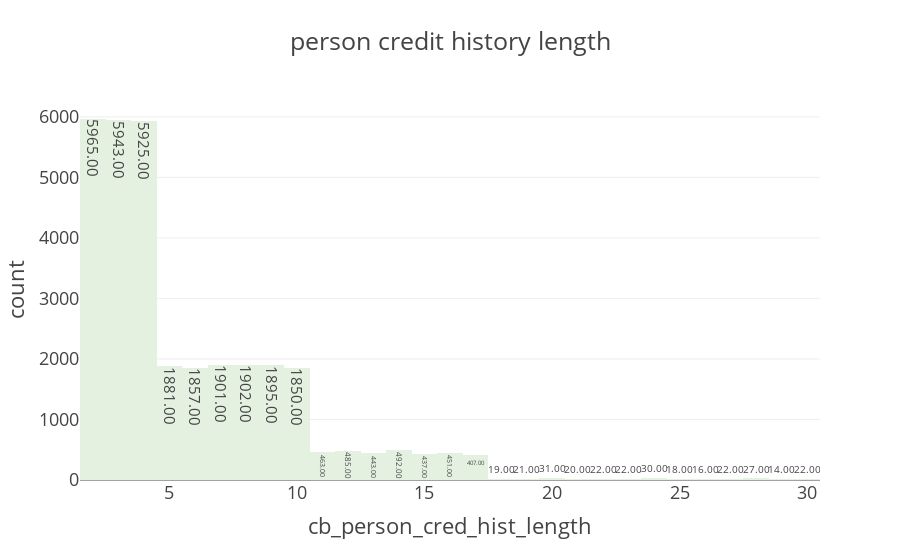

The code cell stored with this chart in its notebook:
### Markdown cell above
**Observations:Loan Intent are equally almost distributed**

### Code cell
fig=px.histogram(data, x = 'cb_person_cred_hist_length', text_auto = '.2f',template = 'presentation', title = 'person credit history length',color_discrete_sequence=px.colors.sequential.Mint)
fig.update_layout()
fig.show()

### Figure 1 — Plotly figure (JSON) as saved in the notebook; plotly's stock layout.template omitted (floating-point values rounded to 4 significant figures; data arrays with more than 128 entries replaced by an {"elided": "..."} marker saying what was removed)
{"data": [{"alignmentgroup": "True", "bingroup": "x", "hovertemplate": "cb_person_cred_hist_length=%{x}<br>count=%{y}<extra></extra>", "legendgroup": "", "marker": {"color": "rgb(228, 241, 225)", "pattern": {"shape": ""}}, "name": "", "offsetgroup": "", "orientation": "v", "showlegend": false, "texttemplate": "%{value:.2f}", "type": "histogram", "x": {"elided": "32581 int values"}, "xaxis": "x", "yaxis": "y"}], "layout": {"autosize": true, "barmode": "relative", "legend": {"tracegroupgap": 0}, "title": {"text": "person credit history length"}, "xaxis": {"anchor": "y", "autorange": true, "domain": [0, 1], "range": [1.5, 30.5], "title": {"text": "cb_person_cred_hist_length"}, "type": "linear"}, "yaxis": {"anchor": "x", "autorange": true, "domain": [0, 1], "range": [0, 6279.0], "title": {"text": "count"}}}}
